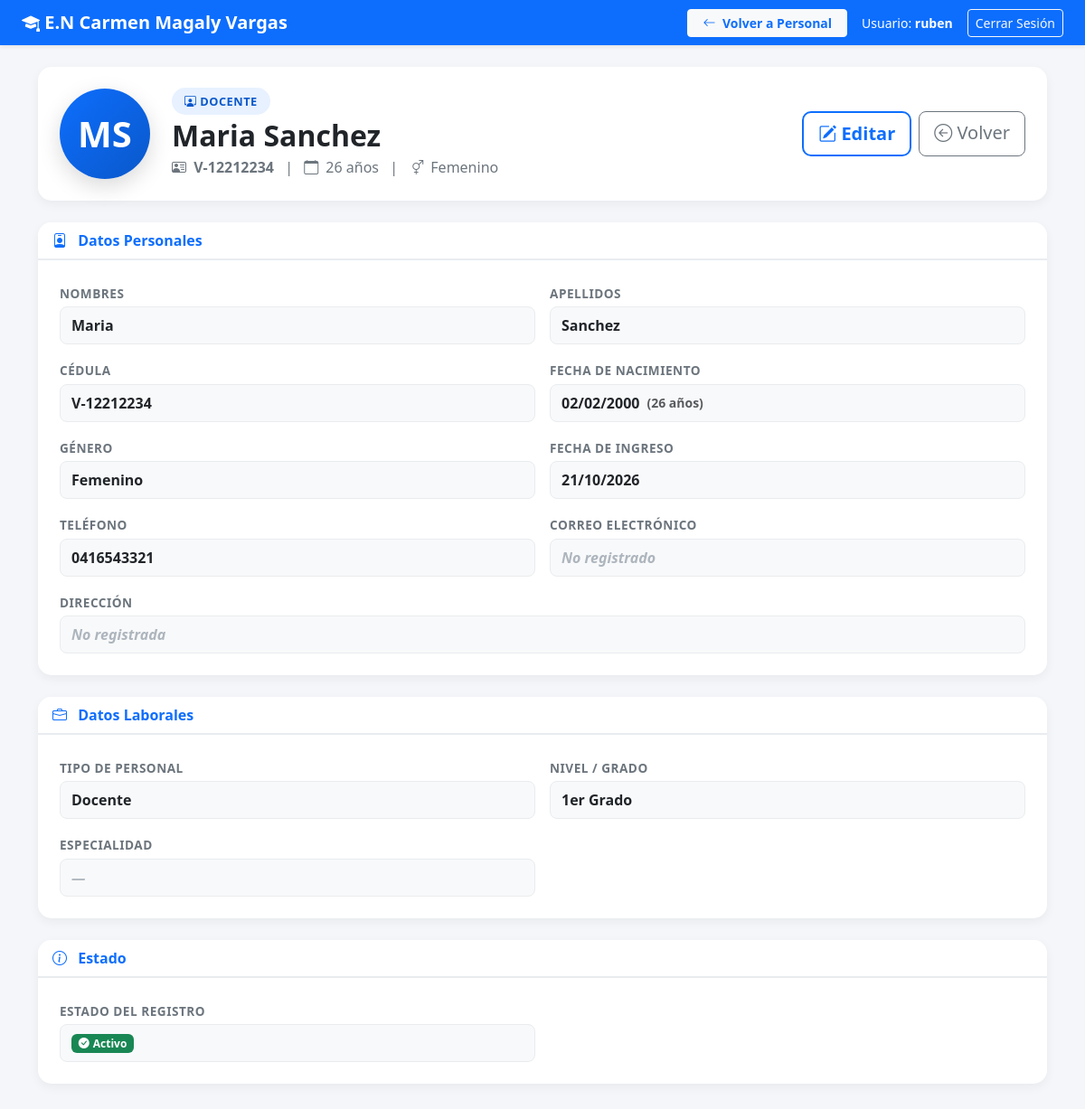
The page /personal/ver/docente/4/ (signed in) on the database its author committed.
### escuela/models.py (models this page shows, shortened)
class PersonaBase(models.Model):
    NACIONALIDAD_CHOICES = [
        ('V', 'Venezolano/a (V)'),
        ('E', 'Extranjero/a (E)'),
    ]
    GENERO_CHOICES = [
        ('M', 'Masculino'),
        ('F', 'Femenino'),
    ]
    usuario = models.OneToOneField(User, on_delete=models.CASCADE, null=True, blank=True)
    nombres = models.CharField(max_length=100)
    apellidos = models.CharField(max_length=100)
    cedula = models.CharField(max_length=20, unique=True)
    nacionalidad = models.CharField(
        max_length=1,
        choices=NACIONALIDAD_CHOICES,
        default='V',
        verbose_name="Nacionalidad"
    )
    fecha_nacimiento = models.DateField()
    genero = models.CharField(max_length=10, choices=GENERO_CHOICES)
    telefono = models.CharField(max_length=15, blank=True)
    email = models.EmailField(blank=True)
    direccion = models.TextField(blank=True)
    fecha_ingreso = models.DateField(
        verbose_name="Fecha de Ingreso a la Institución",
        help_text="Fecha en que ingresó a la institución"
    )
    activo = models.BooleanField(default=True)
    class Meta:
        abstract = True
    @property
    def edad(self):
        from datetime import date
        hoy = date.today()
        return hoy.year - self.fecha_nacimiento.year - (
            (hoy.month, hoy.day) < (self.fecha_nacimiento.month, self.fecha_nacimiento.day)
        )
    @property
    def primer_nombre(self):
        return self.nombres.split()[0] if self.nombres else ''
    @property
    def primer_apellido(self):
        return self.apellidos.split()[0] if self.apellidos else ''

class Docente(PersonaBase):
    NIVEL_GRADO_CHOICES = [
        ('1er Nivel', 'Primer Nivel'),
        ('2do Nivel', 'Segundo Nivel'),
        ('3er Nivel', 'Tercer Nivel'),
        ('1er Grado', 'Primer Grado'),
        ('2do Grado', 'Segundo Grado'),
        ('3er Grado', 'Tercer Grado'),
        ('4to Grado', 'Cuarto Grado'),
        ('5to Grado', 'Quinto Grado'),
        ('6to Grado', 'Sexto Grado'),
    ]
    nivel_grado = models.CharField(
        max_length=100,
        choices=NIVEL_GRADO_CHOICES,
        unique=True,
        verbose_name="Nivel / Grado",
        help_text="Solo un docente por nivel/grado"
    )
    especialidad = models.CharField(max_length=100, blank=True)
    class Meta:
        verbose_name = "Docente"
        verbose_name_plural = "Docentes"

### escuela/views.py (the view, shortened to what this page needs)
# urls.py: path('personal/ver/<str:tipo>/<int:pk>/', views.ver_personal, name='ver_personal'),
@login_required
def ver_personal(request, tipo, pk):
    tipo_norm = (tipo or '').lower().strip()
    if tipo_norm == 'docente':
        persona = get_object_or_404(Docente, pk=pk)
        tipo_etiqueta = 'Docente'
        icono = 'bi-person-workspace'
        color = 'primary'
        campos_laborales = [
            ('Nivel / Grado', persona.nivel_grado or '—'),
            ('Especialidad', persona.especialidad or '—'),
        ]
    else:
        messages.error(request, "Tipo de personal no válido.")
        return redirect('personal')
    return render(request, 'escuela/ver_personal.html', {
        'persona': persona,
        'tipo': tipo_norm,
        'tipo_etiqueta': tipo_etiqueta,
        'icono': icono,
        'color': color,
        'campos_laborales': campos_laborales,
    })

### escuela/templates/escuela/ver_personal.html (shortened to what this page needs)
<!DOCTYPE html>
<html lang="es">
<head>
    <link href="https://cdn.jsdelivr.net/npm/bootstrap@5.3.0/dist/css/bootstrap.min.css" rel="stylesheet">
    <link rel="stylesheet" href="https://cdn.jsdelivr.net/npm/bootstrap-icons@1.11.1/font/bootstrap-icons.css">
</head>
<body>
<nav class="navbar navbar-expand-lg navbar-dark bg-primary shadow-sm mb-4">
    <div class="container-fluid px-4">
        <span class="navbar-brand mb-0 h1 fw-bold">
            <i class="bi bi-mortarboard-fill"></i> E.N Carmen Magaly Vargas
        </span>
        <div class="collapse navbar-collapse" id="navbarNav">
            <div class="d-flex align-items-center ms-auto flex-wrap gap-2">
                <a href="{% url 'personal' %}" class="btn btn-light btn-sm fw-bold text-primary px-3">
                    <i class="bi bi-arrow-left me-1"></i> Volver a Personal
                </a>
                <span class="text-white ms-2 me-2 small d-none d-md-inline">Usuario: <strong>{{ user.username }}</strong></span>
                <a href="{% url 'logout' %}" class="btn btn-outline-light btn-sm">Cerrar Sesión</a>
            </div>
        </div>
    </div>
</nav>
<div class="container pb-5">
    <div class="card mb-4">
        <div class="card-body p-4">
            <div class="d-flex align-items-center flex-wrap gap-4">
                <div class="avatar-circle {{ color }}">
                    {{ persona.primer_nombre|first|upper }}{{ persona.primer_apellido|first|upper }}
                </div>
                <div class="flex-grow-1">
                    <div class="mb-2">
                        <span class="badge-tipo {{ color }}">
                            <i class="bi {{ icono }} me-1"></i>{{ tipo_etiqueta }}
                        </span>
                    </div>
                    <h2 class="fw-bold text-dark mb-1">
                        {{ persona.nombres|title }} {{ persona.apellidos|title }}
                    </h2>
                    <p class="text-secondary mb-0">
                        <i class="bi bi-person-vcard me-1"></i>
                        <strong>{{ persona.nacionalidad|default:"V" }}-{{ persona.cedula }}</strong>
                        <span class="mx-2">|</span>
                        <i class="bi bi-calendar me-1"></i>
                        {{ persona.edad }} años
                        <span class="mx-2">|</span>
                        <i class="bi bi-gender-ambiguous me-1"></i>
                        {% if persona.genero == 'M' %}Masculino{% else %}Femenino{% endif %}
                    </p>
                </div>
                <div class="d-flex gap-2 flex-wrap">
                    {% if user.is_superuser %}
                    <a href="{% url 'registrar_personal' %}?tipo={{ tipo_etiqueta|urlencode }}&pk={{ persona.pk }}"
                       class="btn btn-custom btn-lg">
                        <i class="bi bi-pencil-square"></i> Editar
                    </a>
                    {% endif %}
                    <a href="{% url 'personal' %}" class="btn btn-outline-secondary btn-lg">
                        <i class="bi bi-arrow-left-circle"></i> Volver
                    </a>
                </div>
            </div>
        </div>
    </div>
    <div class="card mb-4">
        <div class="card-header">
            <i class="bi bi-person-badge text-primary me-2"></i> Datos Personales
        </div>
        <div class="card-body p-4">
            <div class="row g-3">
                <div class="col-md-6">
                    <label class="form-label">Nombres</label>
                    <div class="form-value">{{ persona.nombres|title }}</div>
                </div>
                <div class="col-md-6">
                    <label class="form-label">Apellidos</label>
                    <div class="form-value">{{ persona.apellidos|title }}</div>
                </div>
                <div class="col-md-6">
                    <label class="form-label">Cédula</label>
                    <div class="form-value">{{ persona.nacionalidad|default:"V" }}-{{ persona.cedula }}</div>
                </div>
                <div class="col-md-6">
                    <label class="form-label">Fecha de Nacimiento</label>
                    <div class="form-value">
                        {{ persona.fecha_nacimiento|date:"d/m/Y" }}
                        <span class="ms-2 text-muted small">({{ persona.edad }} años)</span>
                    </div>
                </div>
                <div class="col-md-6">
                    <label class="form-label">Género</label>
                    <div class="form-value">
                        {% if persona.genero == 'M' %}Masculino{% else %}Femenino{% endif %}
                    </div>
                </div>
                <div class="col-md-6">
                    <label class="form-label">Fecha de Ingreso</label>
                    <div class="form-value">{{ persona.fecha_ingreso|date:"d/m/Y" }}</div>
                </div>
                <div class="col-md-6">
                    <label class="form-label">Teléfono</label>
                    <div class="form-value {% if not persona.telefono %}empty{% endif %}">
                        {{ persona.telefono|default:"No registrado" }}
                    </div>
                </div>
                <div class="col-md-6">
                    <label class="form-label">Correo Electrónico</label>
                    <div class="form-value {% if not persona.email %}empty{% endif %}">
                        {{ persona.email|default:"No registrado" }}
                    </div>
                </div>
                <div class="col-md-12">
                    <label class="form-label">Dirección</label>
                    <div class="form-value {% if not persona.direccion %}empty{% endif %}">
                        {{ persona.direccion|default:"No registrada" }}
                    </div>
                </div>
            </div>
        </div>
    </div>
    <div class="card mb-4">
        <div class="card-header">
            <i class="bi bi-briefcase text-primary me-2"></i> Datos Laborales
        </div>
        <div class="card-body p-4">
            <div class="row g-3">
                <div class="col-md-6">
                    <label class="form-label">Tipo de Personal</label>
                    <div class="form-value">{{ tipo_etiqueta }}</div>
                </div>
                {% for label, valor in campos_laborales %}
                <div class="col-md-6">
                    <label class="form-label">{{ label }}</label>
                    <div class="form-value {% if valor == '—' %}empty{% endif %}">
                        {{ valor }}
                    </div>
                </div>
                {% endfor %}
            </div>
        </div>
    </div>
    <div class="card mb-4">
        <div class="card-header">
            <i class="bi bi-info-circle text-primary me-2"></i> Estado
        </div>
        <div class="card-body p-4">
            <div class="row g-3">
                <div class="col-md-6">
                    <label class="form-label">Estado del Registro</label>
                    <div class="form-value">
                        {% if persona.activo %}
                            <span class="badge bg-success">
                                <i class="bi bi-check-circle-fill me-1"></i>Activo
                            </span>
                        {% else %}
                            <span class="badge bg-secondary">
                                <i class="bi bi-x-circle-fill me-1"></i>Inactivo
                            </span>
                        {% endif %}
                    </div>
                </div>
            </div>
        </div>
    </div>
</div>
</body>
</html>

### escuela/templates/escuela/ver_personal.html (style rules this page uses)
body { background-color: #f4f6f9; font-family: 'Segoe UI', sans-serif; }
.card { border-radius: 15px; border: none; box-shadow: 0 4px 12px rgba(0,0,0,0.05); }
.card-header { background: white; border-bottom: 2px solid #e9ecef; font-weight: 700; color: #0d6efd; border-radius: 15px 15px 0 0 !important; }
.form-label { font-weight: 600; font-size: 0.85rem; color: #6c757d; text-transform: uppercase; letter-spacing: 0.5px; margin-bottom: 4px; }
.form-value { font-weight: 600; font-size: 1rem; color: #212529; padding: 8px 12px; background-color: #f8f9fa; border-radius: 8px; border: 1px solid #e9ecef; min-height: 42px; display: flex; align-items: center; word-break: break-word; }
.form-value.empty { color: #adb5bd; font-style: italic; }
.avatar-circle { width: 100px; height: 100px; border-radius: 50%; display: flex; align-items: center; justify-content: center; font-size: 2.5rem; font-weight: 800; color: white; box-shadow: 0 8px 25px rgba(0,0,0,0.15); }
.avatar-circle.primary { background: linear-gradient(135deg, #0d6efd, #0a58ca); }
.badge-tipo { padding: 6px 14px; border-radius: 20px; font-size: 0.8rem; font-weight: 700; letter-spacing: 0.5px; text-transform: uppercase; }
.badge-tipo.primary { background: #e7f1ff; color: #0a58ca; }
.btn-custom { background-color: white; border: 2px solid #0d6efd; color: #0d6efd; border-radius: 10px; transition: all 0.3s ease; font-weight: 600; }
.btn-custom i { color: #0d6efd; transition: all 0.3s ease; }

### rows shown on the page
Docente: primer_nombre|first "M", primer_apellido|first "S", nombres "Maria", apellidos "Sanchez", nacionalidad "V", cedula "12212234", edad "26", fecha_nacimiento "02/02/2000", fecha_ingreso "21/10/2026", telefono "0416543321", email "No registrado", direccion "No registrada", campos_laborales "1er Grado"

### other values the page prints
{{ user.username }} "ruben"
{{ tipo_etiqueta }} "DOCENTE"
{{ tipo_etiqueta }} "Docente"
{{ label }} "NIVEL / GRADO" "ESPECIALIDAD"
{{ valor }} "—"
